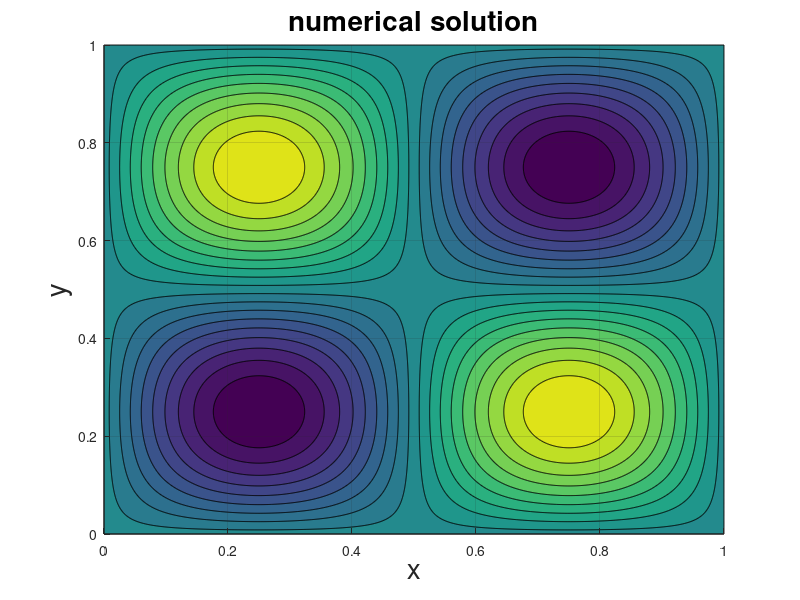
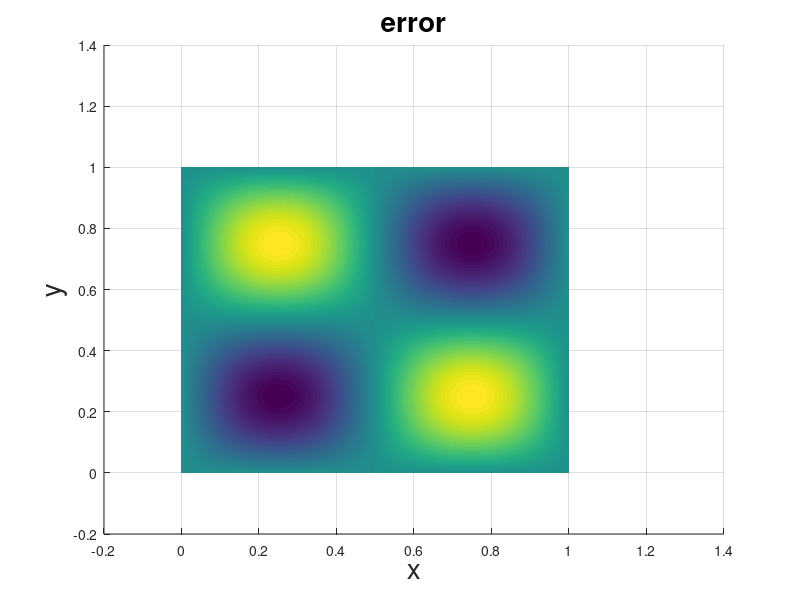
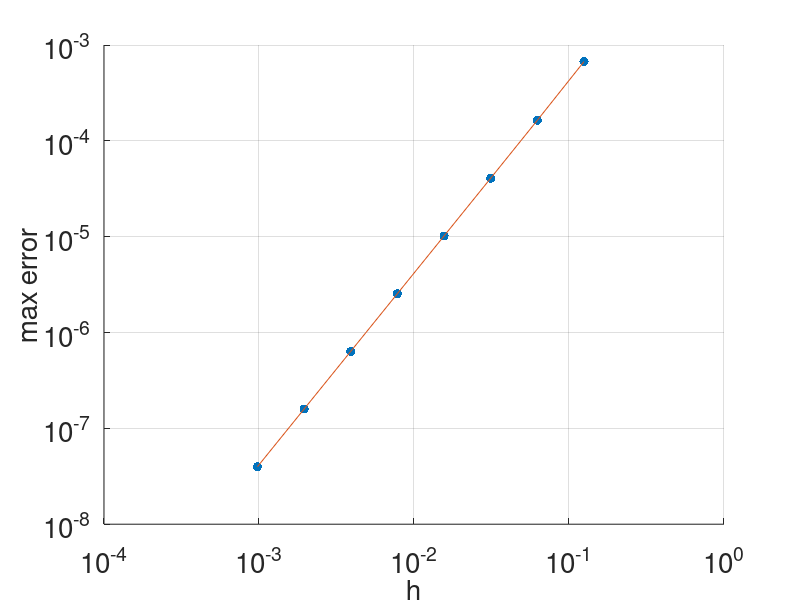

MATLAB code to generate these figures, in order:
function poisson()
fsz = 20;
for k = 1 : 8
    n = 2^(k + 2) + 1;
    n2 = n - 2;
    t = linspace(0,1,n);
    [x,y] = meshgrid(t,t);
%    f = 2*(x.^2 - x + y.^2 - y);
    f = sin(2*pi*x).*sin(2*pi*y);
    f1 = f(2 : n - 1,2 : n - 1);
    f_aux = f1(:);
    h(k) = 1/(n - 1);
    u = zeros(n);

    % Set up the matrix A
    I = speye(n2);
    e = ones(n2,1);
    T = spdiags([e -4*e e],[-1:1],n2,n2);
    S = spdiags([e e],[-1 1],n2,n2);
    A = (kron(I,T) + kron(S,I))/h(k)^2;
    
    % Solve the linear system
    u_aux = A\f_aux;
    u(2:n-1,2:n-1) = reshape(u_aux,n2,n2);

%    u_exact = x.*y.*(1 - x).*(1 - y);
    u_exact = -f/(8*pi^2);

    er(k) = max(max(abs(u - u_exact)));
end
for k = 1 : 8
    fprintf('h = %d, er = %d\n',h(k),er(k));
end
% plot the solution
figure(1);
clf; hold on; grid;
ma = max(max(u));
mi = min(min(u));
contourf(x,y,u,linspace(mi,ma,20));
title('numerical solution','fontsize',fsz);
xlabel('x','fontsize',fsz);
ylabel('y', 'fontsize',fsz);

% plot the error
figure(2);
clf; hold on; grid;
imagesc(t,t,u - u_exact);
title('error','fontsize',fsz);
xlabel('x','fontsize',fsz);
ylabel('y', 'fontsize',fsz);

% find C and q for the error estimate of the form er = C*h^q
figure(3);
clf; hold on; grid;
plot(h,er,'.','Markersize',20);
plot(h,er);
set(gca,'XScale','log','YScale','log','fontsize',fsz); 
xlabel('h','fontsize',fsz);
ylabel('max error', 'fontsize',fsz);
p = polyfit(log(h),log(er),1);
fprintf('Error(h) = (%d)*h^(%d)\n',exp(p(2)),p(1));
end
